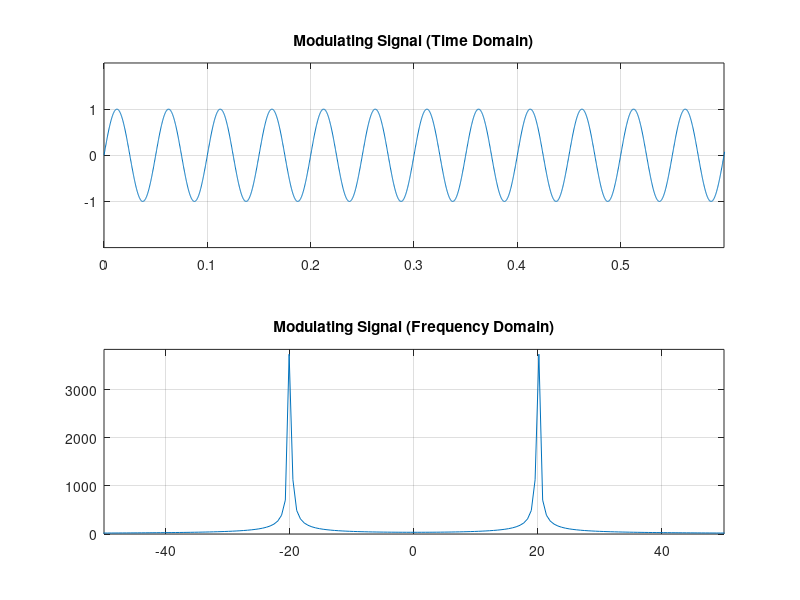
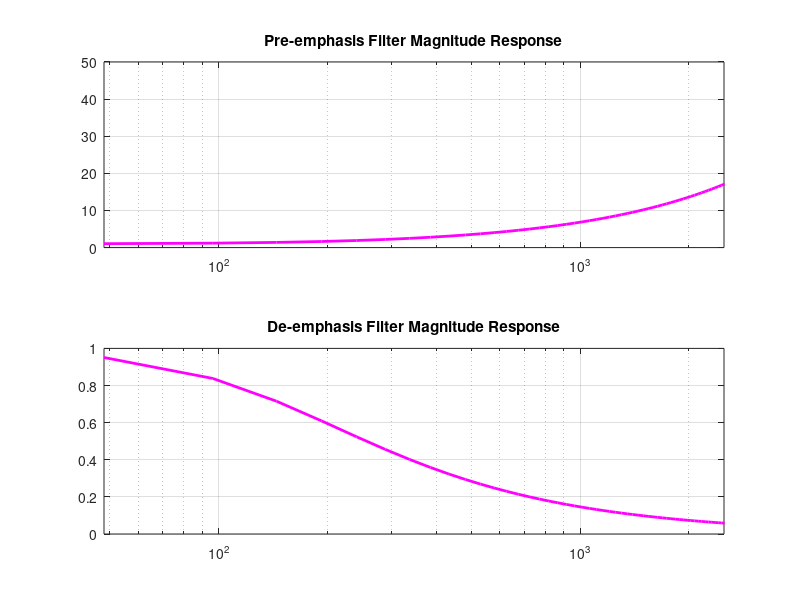
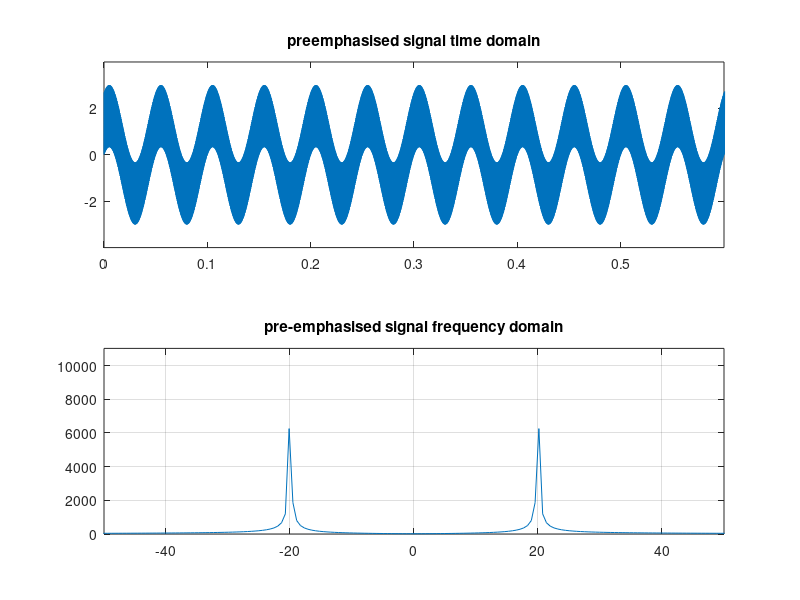

Reproduce these figures in MATLAB, in order.
clear;close;clc;
num_samples = 2^13;
fs=5000;
Ts=1/fs;
fm1=20;
fm2=30;
fc=200;
t=(0:num_samples-1)*Ts;
f=(-num_samples/2:num_samples/2-1)*fs/num_samples;
mt=sin(2*pi*fm1*t);
Mf=fftshift(abs(fft(mt)));
f_cutoff_pe=15;Wn_pe=f_cutoff_pe/(fs/2);
[b_pe,a_pe]=butter(1,Wn_pe);[H_pe,W]=freqz(a_pe,b_pe);
a_de=b_pe;
b_de=a_pe;
[H_de,W]=freqz(a_de,b_de);
mt_pe=filter(a_pe,b_pe,mt);
Mf_pe=fftshift(abs(fft(mt_pe)));
figure(1);
subplot(211);
plot(t,mt);
axis([0 .6 min(mt)-1 max(mt)+1]);
grid on;
title('Modulating Signal (Time Domain)');
subplot(212);plot(f,Mf);
grid on;
axis([-50 50 0 max(Mf)+100]);
title('Modulating Signal (Frequency Domain)');
figure(2);
subplot(211);
semilogx(W*pi*(fs/2),abs(H_pe),'m','linewidth',2);
axis([0 fs/2 0 50]);
grid on;
title('Pre-emphasis Filter Magnitude Response');
subplot(212);
semilogx(W*pi*(fs/2),abs(H_de),'m','linewidth',2);
axis([0 fs/2 0 1]);
grid on;
title('De-emphasis Filter Magnitude Response');
figure(3);
subplot(211);
plot(t,mt_pe);
axis([0 .6 min(mt_pe)-1 max(mt_pe)+1]);
title('preemphasised signal time domain');
subplot(212);
plot(f,Mf_pe);
title('pre-emphasised signal frequency domain');
grid on;
axis([-50 50 0 max(Mf_pe)+100]);
